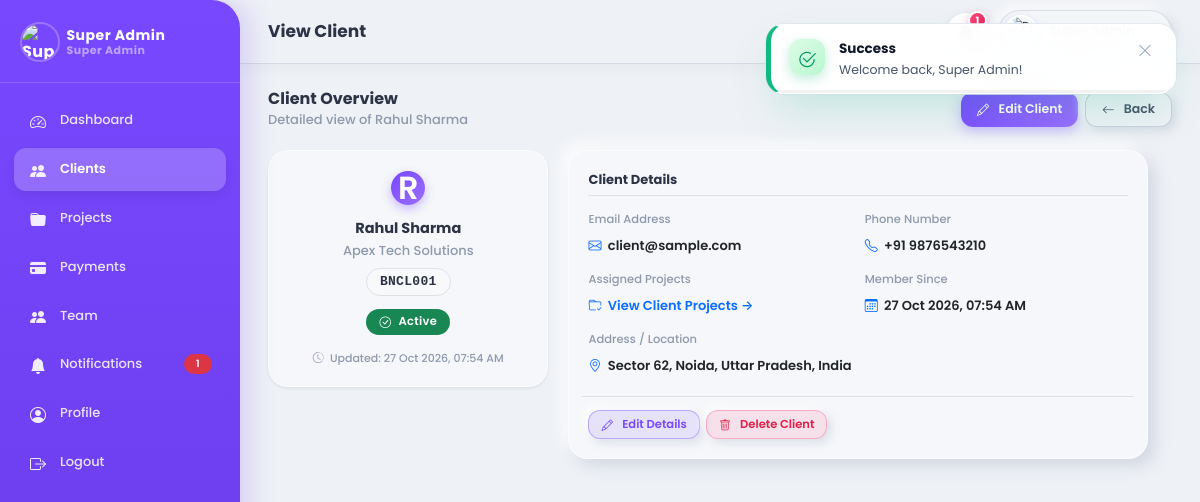
Page /admin/clients/view_client.php?id=1 (signed in) on the committed database.
### tables this page shows
CREATE TABLE `clients` (
  `id` int(11) NOT NULL AUTO_INCREMENT,
  `client_code` varchar(20) NOT NULL,
  `name` varchar(100) NOT NULL,
  `company_name` varchar(150) DEFAULT NULL,
  `email` varchar(150) NOT NULL,
  `phone` varchar(20) DEFAULT NULL,
  `password` varchar(255) NOT NULL,
  `address` text DEFAULT NULL,
  `service_type` varchar(100) DEFAULT 'Web & App Development',
  `profile_pic` varchar(255) DEFAULT 'default-avatar.png',
  `cover_pic` varchar(255) DEFAULT 'default-cover.jpg',
  `status` tinyint(1) NOT NULL DEFAULT 1,
  `created_by` int(11) NOT NULL,
  `created_at` timestamp NOT NULL DEFAULT CURRENT_TIMESTAMP,
  `updated_at` timestamp NOT NULL DEFAULT CURRENT_TIMESTAMP ON UPDATE CURRENT_TIMESTAMP,
  `deleted_at` datetime DEFAULT NULL,
  PRIMARY KEY (`id`),
  UNIQUE KEY `uk_client_code` (`client_code`),
  UNIQUE KEY `uk_client_email` (`email`),
  KEY `idx_client_created_by` (`created_by`),
  KEY `idx_client_deleted` (`deleted_at`),
  CONSTRAINT `fk_clients_created_by` FOREIGN KEY (`created_by`) REFERENCES `admin` (`id`) ON DELETE CASCADE
);

### admin/includes/functions.php (called while the page is built, shortened)
<?php
if (!function_exists('isAdminLoggedIn')) {
    function isAdminLoggedIn(): bool
    {
        return !empty($_SESSION['admin_id']);
    }
}
if (!function_exists('getAuthenticatedAdmin')) {
    function getAuthenticatedAdmin(PDO $pdo): array
    {
        $adminId = (int) $_SESSION['admin_id'];
        $stmt = $pdo->prepare("SELECT * FROM admin WHERE id = ? LIMIT 1");
        $stmt->execute([$adminId]);
        $admin = $stmt->fetch();
        return $admin;
    }
}
if (!function_exists('hasPermission')) {
    function hasPermission(?array $adminUser, string $permission): bool
    {
        if (($adminUser['role'] ?? '') === 'super_admin') {
            return true;
        }
        $rawPerms = $adminUser['permissions'] ?? '';
        $perms = is_array($rawPerms) ? $rawPerms : json_decode($rawPerms, true);
        return in_array($permission, $perms, true);
    }
}
if (!function_exists('generateCsrfToken')) {
    function generateCsrfToken(): string
    {
        return $_SESSION['csrf_token'];
    }
}
if (!function_exists('getUnreadNotificationsCount')) {
    function getUnreadNotificationsCount(PDO $pdo, string $userType, int $userId): int
    {
        try {
            $stmt = $pdo->prepare("SELECT COUNT(*) FROM notifications WHERE user_type = ? AND user_id = ? AND is_read = 0");
            $stmt->execute([$userType, $userId]);
            return (int) $stmt->fetchColumn();
        } catch (PDOException $e) {
            return 0;
        }
    }
}

### admin/clients/view_client.php (the view, shortened to what this page needs)
<?php
require_once __DIR__ . '/../includes/functions.php';
$admin = getAuthenticatedAdmin($pdo);
$pageTitle = 'View Client';
$id = (int) ($_GET['id'] ?? 0);
$stmt = $pdo->prepare("SELECT * FROM clients WHERE id = ?");
$stmt->execute([$id]);
$client = $stmt->fetch();
?>
<?php include __DIR__ . '/../includes/header.php'; ?>
<?php include __DIR__ . '/../includes/sidebar.php'; ?>
<div class="main-content">
    <?php include __DIR__ . '/../includes/topbar.php'; ?>
    <div class="page-body">
        <div class="d-flex justify-content-between align-items-center mb-4">
            <div>
                <h4 class="fw-bold mb-0">Client Overview</h4>
                <p class="text-muted mb-0">Detailed view of <?php echo htmlspecialchars($client['name']); ?></p>
            </div>
            <div class="d-flex gap-2">
                <a href="edit_client.php?id=<?php echo $client['id']; ?>" class="btn btn-primary">
                    <i class="bi bi-pencil me-1"></i> Edit Client
                </a>
                <a href="list_clients.php" class="btn btn-outline-secondary">
                    <i class="bi bi-arrow-left me-1"></i> Back
                </a>
            </div>
        </div>
        <div class="row g-4" style="max-width: 900px;">
            <div class="col-md-4">
                <div class="card p-4 text-center shadow-sm">
                    <div class="mx-auto mb-3">
                        <?php if (!empty($client['profile_pic']) && file_exists(__DIR__ . '/../../assets/uploads/profile/' . $client['profile_pic'])): ?>
                            <img src="/client-flow/assets/uploads/profile/<?php echo htmlspecialchars($client['profile_pic']); ?>"
                                 class="rounded-circle object-fit-cover shadow-sm"
                                 style="width:84px;height:84px;border:3px solid #ffffff;box-shadow: 0 4px 12px rgba(0,0,0,0.12);"
                                 alt="<?php echo htmlspecialchars($client['name']); ?>">
                        <?php else: ?>
                            <div class="mx-auto avatar-circle bg-primary text-white d-flex align-items-center justify-content-center rounded-circle" style="width:84px;height:84px;font-size:32px;font-weight:600;">
                                <?php echo strtoupper(substr($client['name'], 0, 1)); ?>
                            </div>
                        <?php endif; ?>
                    </div>
                    <h5 class="fw-bold mb-1"><?php echo htmlspecialchars($client['name']); ?></h5>
                    <p class="text-muted mb-2"><?php echo htmlspecialchars($client['company_name'] ?: 'Individual Client'); ?></p>
                    <div class="mb-3">
                        <span class="badge bg-light text-dark border font-monospace px-3 py-2 fs-6">
                            <?php echo htmlspecialchars($client['client_code']); ?>
                        </span>
                    </div>
                    <div class="mb-2">
                        <?php if ($client['status'] == 1): ?>
                            <span class="badge bg-success px-3 py-2"><i class="bi bi-check-circle me-1"></i> Active</span>
                        <?php else: ?>
                            <span class="badge bg-danger px-3 py-2"><i class="bi bi-x-circle me-1"></i> Inactive</span>
                        <?php endif; ?>
                    </div>
                    <?php if (!empty($client['updated_at'])): ?>
                        <div class="text-muted small mt-2" style="font-size: 11px;">
                            <i class="bi bi-clock-history me-1"></i> Updated: <?php echo date('d M Y, h:i A', strtotime($client['updated_at'])); ?>
                        </div>
                    <?php endif; ?>
                </div>
            </div>
            <div class="col-md-8">
                <div class="card p-4">
                    <h6 class="fw-bold mb-3 border-bottom pb-2">Client Details</h6>
                    <div class="row g-3">
                        <div class="col-sm-6">
                            <label class="text-muted small">Email Address</label>
                            <div class="fw-semibold"><i class="bi bi-envelope text-primary me-1"></i> <?php echo htmlspecialchars($client['email']); ?></div>
                        </div>
                        <div class="col-sm-6">
                            <label class="text-muted small">Phone Number</label>
                            <div class="fw-semibold"><i class="bi bi-telephone text-primary me-1"></i> <?php echo htmlspecialchars($client['phone'] ?: 'N/A'); ?></div>
                        </div>
                        <div class="col-sm-6">
                            <label class="text-muted small">Assigned Projects</label>
                            <div class="fw-semibold">
                                <a href="../projects/list_projects.php?search=<?php echo urlencode($client['client_code']); ?>" class="text-decoration-none">
                                    <i class="bi bi-folder-check text-primary me-1"></i> View Client Projects &rarr;
                                </a>
                            </div>
                        </div>
                        <div class="col-sm-6">
                            <label class="text-muted small">Member Since</label>
                            <div class="fw-semibold"><i class="bi bi-calendar3 text-primary me-1"></i> <?php echo date('d M Y, h:i A', strtotime($client['created_at'])); ?></div>
                        </div>
                        <div class="col-12">
                            <label class="text-muted small">Address / Location</label>
                            <div class="fw-semibold"><i class="bi bi-geo-alt text-primary me-1"></i> <?php echo nl2br(htmlspecialchars($client['address'] ?: 'Not Provided')); ?></div>
                        </div>
                        <div class="col-12 mt-4 pt-3 border-top d-flex gap-2">
                            <a href="edit_client.php?id=<?php echo $client['id']; ?>" class="btn btn-outline-primary btn-sm">
                                <i class="bi bi-pencil me-1"></i> Edit Details
                            </a>
                            <a href="delete_client.php?id=<?php echo $client['id']; ?>&token=<?php echo generateCsrfToken(); ?>"
                               class="btn btn-outline-danger btn-sm btn-delete"
                               data-confirm-text="Are you sure you want to delete client &quot;<?php echo htmlspecialchars($client['name'], ENT_QUOTES); ?>&quot; and all associated records?"
                               data-confirm-title="Delete Client"
                               data-confirm-btn="Delete"
                               data-confirm-color="danger">
                                <i class="bi bi-trash me-1"></i> Delete Client
                            </a>
                        </div>
                    </div>
                </div>
            </div>
        </div>
    </div>
</div>
<?php include __DIR__ . '/../includes/footer.php'; ?>

### admin/includes/sidebar.php (shortened to what this page needs)
<?php
$currentPage = $currentPage ?? basename($_SERVER['PHP_SELF']);
$curAdmin = $admin ?? (isset($pdo) && function_exists('getAuthenticatedAdmin') ? getAuthenticatedAdmin($pdo) : null);
$unreadAdminCountSidebar = isset($pdo, $curAdmin['id']) ? getUnreadNotificationsCount($pdo, 'admin', $curAdmin['id']) : 0;
$canViewClients  = empty($curAdmin) || hasPermission($curAdmin, 'clients_view');
$canViewProjects = empty($curAdmin) || hasPermission($curAdmin, 'projects_view');
$canViewPayments = empty($curAdmin) || hasPermission($curAdmin, 'payments_view');
$canManageTeam   = !empty($curAdmin) && (hasPermission($curAdmin, 'team_manage') || hasPermission($curAdmin, 'team_view'));
$canViewNotifs   = empty($curAdmin) || hasPermission($curAdmin, 'notifications_view');
$adminAvatar = '/client-flow/assets/uploads/profile/default-avatar.png';
?>
<nav class="sidebar" id="sidebar">
    <div class="sidebar-brand d-flex align-items-center justify-content-between">
        <a href="/client-flow/admin/profile.php" class="d-flex align-items-center gap-2 text-decoration-none text-white overflow-hidden" title="My Profile">
            <img src="<?php echo $adminAvatar; ?>"
                 alt="<?php echo htmlspecialchars($curAdmin['name'] ?? 'Admin'); ?>"
                 style="width:40px;height:40px;min-width:40px;border-radius:50%;object-fit:cover;border:2px solid rgba(255,255,255,0.25);"
                 onerror="this.src='/client-flow/assets/uploads/profile/default-avatar.png';">
            <div class="d-flex flex-column text-truncate" style="line-height:1.2;">
                <span class="fw-bold text-white text-truncate" style="font-size:14px;"><?php echo htmlspecialchars($curAdmin['name'] ?? 'Admin'); ?></span>
                <span class="text-white-50 text-truncate" style="font-size:11px;"><?php echo (($curAdmin['role'] ?? '') === 'super_admin') ? 'Super Admin' : 'Team Member'; ?></span>
            </div>
        </a>
    </div>
    <ul class="sidebar-nav">
        <li>
            <a href="/client-flow/admin/dashboard.php" class="<?php echo ($currentPage === 'dashboard.php' || $currentPage === 'index.php') ? 'active' : ''; ?>">
                <i class="bi bi-speedometer2"></i> <span>Dashboard</span>
            </a>
        </li>
        <?php if ($canViewClients): ?>
        <li>
            <a href="/client-flow/admin/clients/list_clients.php" class="<?php echo strpos($_SERVER['PHP_SELF'], '/clients/') !== false ? 'active' : ''; ?>">
                <i class="bi bi-people-fill"></i> <span>Clients</span>
            </a>
        </li>
        <?php endif; ?>
        <?php if ($canViewProjects): ?>
        <li>
            <a href="/client-flow/admin/projects/list_projects.php" class="<?php echo strpos($_SERVER['PHP_SELF'], '/projects/') !== false ? 'active' : ''; ?>">
                <i class="bi bi-folder-fill"></i> <span>Projects</span>
            </a>
        </li>
        <?php endif; ?>
        <?php if ($canViewPayments): ?>
        <li>
            <a href="/client-flow/admin/payments/list_payments.php" class="<?php echo strpos($_SERVER['PHP_SELF'], '/payments/') !== false ? 'active' : ''; ?>">
                <i class="bi bi-credit-card-fill"></i> <span>Payments</span>
            </a>
        </li>
        <?php endif; ?>
        <?php if ($canManageTeam): ?>
        <li>
            <a href="/client-flow/admin/team/list_team.php" class="<?php echo strpos($_SERVER['PHP_SELF'], '/team/') !== false ? 'active' : ''; ?>">
                <i class="bi bi-people-fill"></i> <span>Team</span>
            </a>
        </li>
        <?php endif; ?>
        <?php if ($canViewNotifs): ?>
        <li>
            <a href="/client-flow/admin/notifications.php" class="<?php echo $currentPage === 'notifications.php' ? 'active' : ''; ?>">
                <i class="bi bi-bell-fill"></i> <span>Notifications</span>
                <?php if ($unreadAdminCountSidebar > 0): ?>
                    <span class="badge bg-danger rounded-pill ms-auto" style="font-size: 10px;"><?php echo $unreadAdminCountSidebar; ?></span>
                <?php endif; ?>
            </a>
        </li>
        <?php endif; ?>
        <li>
            <a href="/client-flow/admin/profile.php" class="<?php echo $currentPage === 'profile.php' ? 'active' : ''; ?>">
                <i class="bi bi-person-circle"></i> <span>Profile</span>
            </a>
        </li>
        <li>
            <a href="/client-flow/admin/logout.php" id="logoutBtn">
                <i class="bi bi-box-arrow-right"></i> <span>Logout</span>
            </a>
        </li>
    </ul>
</nav>

### admin/includes/topbar.php (shortened to what this page needs)
<?php
$unreadNotifsCount = isset($pdo, $admin['id']) ? getUnreadNotificationsCount($pdo, 'admin', $admin['id']) : 0;
?>
<header class="topbar" style="position: -webkit-sticky !important; position: sticky !important; top: 0 !important; z-index: 1020 !important;">
    <h5 class="mb-0 d-none d-md-block"><?php echo $pageTitle ?? 'Dashboard'; ?></h5>
    <div class="topbar-right">
        <div class="dropdown">
            <a href="#" class="notification-bell-btn" data-bs-toggle="dropdown" data-bs-display="static" aria-expanded="false" title="Notifications">
                <?php if ($unreadNotifsCount > 0): ?>
                    <span class="notification-badge-dot"><?php echo $unreadNotifsCount > 9 ? '9+' : $unreadNotifsCount; ?></span>
                <?php endif; ?>
            </a>
        </div>
        <div class="dropdown topbar-profile-dropdown">
            <a href="#" class="d-flex align-items-center text-decoration-none dropdown-toggle topbar-profile-pill" data-bs-toggle="dropdown" data-bs-display="static" aria-expanded="false">
                <span class="fw-semibold d-none d-sm-inline ms-1"><?php echo htmlspecialchars($admin['name'] ?? 'Admin'); ?></span>
            </a>
        </div>
    </div>
</header>

### rows in the picture
clients: name "Rahul Sharma", name "R", company_name "Apex Tech Solutions", client_code "BNCL001", updated_at "27 Oct 2026, 07:54 AM", email "client@sample.com", phone "+91 9876543210", created_at "27 Oct 2026, 07:54 AM", address "Sector 62, Noida, Uttar Pradesh, India"

### other values in the picture
$curAdmin['name'] "Super Admin"
$unreadAdminCountSidebar "1"
$pageTitle "View Client"
$unreadNotifsCount "1"
